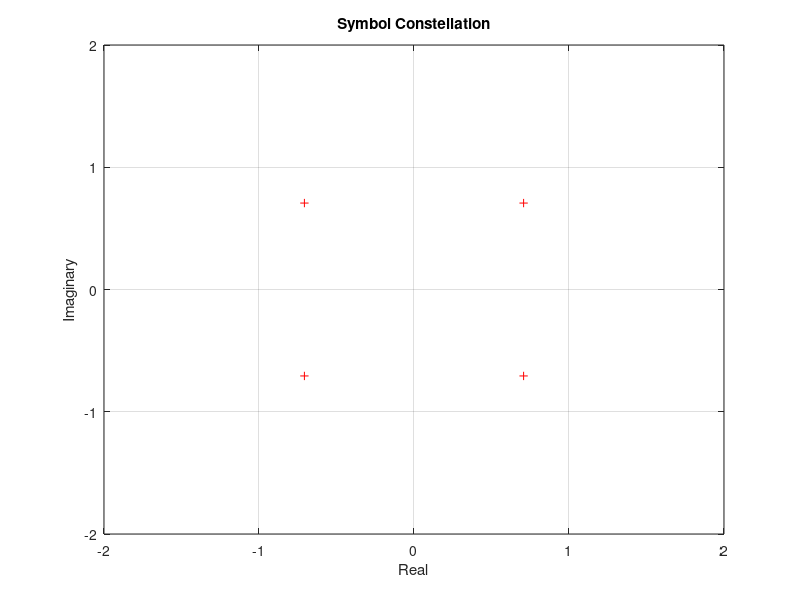

Recreate this plot in MATLAB. (Note: this script raises an error after producing the figure.)

NumberOfRandomSymbols = 5000;

% Modulation parameters
Rb = 800;
M = 4;
Bch = 800;


BitsPerSymbol = log2(M);
Rs = Rb / BitsPerSymbol;

SqrtHalf = 1/sqrt(2);

Symbols = [SqrtHalf + 1j * SqrtHalf, 
          -SqrtHalf + 1j * SqrtHalf, 
          -SqrtHalf - 1j * SqrtHalf, 
           SqrtHalf - 1j * SqrtHalf];
SymbolBits = [0,1,3,2];

% Random bits
NumberOfRandomBits = NumberOfRandomSymbols*log2(M);
RandomBits = arrayfun(@(x) (x > 0.5), rand(NumberOfRandomBits, 1));

NumberOfOnes = sum(RandomBits);

% Print so we can verify that the distribution is uniform
disp('Ratio of ones / zeros = ');
disp(NumberOfOnes / NumberOfRandomBits);

% Plot the constellation
plot(Symbols, 'r+');
grid on;
axis([-2 2 -2 2]);
xlabel('Real');
ylabel('Imaginary');
title('Symbol Constellation');

encoder(RandomBits, Symbols, SymbolBits);
